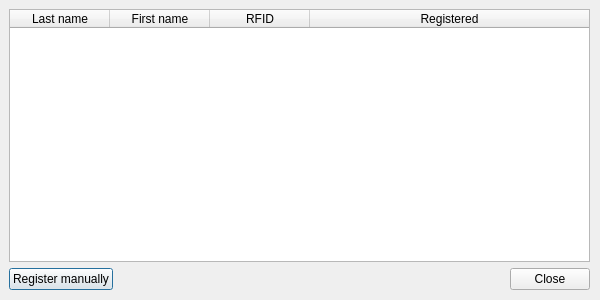
<?xml version="1.0" encoding="UTF-8"?>
<ui version="4.0">
 <class>Dialog</class>
 <widget class="QDialog" name="Dialog">
  <property name="geometry">
   <rect>
    <x>0</x>
    <y>0</y>
    <width>600</width>
    <height>300</height>
   </rect>
  </property>
  <property name="windowTitle">
   <string>Dialog</string>
  </property>
  <widget class="QWidget" name="verticalLayoutWidget">
   <property name="geometry">
    <rect>
     <x>9</x>
     <y>9</y>
     <width>581</width>
     <height>281</height>
    </rect>
   </property>
   <layout class="QVBoxLayout" name="verticalLayout">
    <item>
     <widget class="QTableWidget" name="tableVisitors">
      <property name="sizePolicy">
       <sizepolicy hsizetype="Expanding" vsizetype="Expanding">
        <horstretch>0</horstretch>
        <verstretch>0</verstretch>
       </sizepolicy>
      </property>
      <attribute name="horizontalHeaderMinimumSectionSize">
       <number>60</number>
      </attribute>
      <attribute name="horizontalHeaderStretchLastSection">
       <bool>true</bool>
      </attribute>
      <attribute name="horizontalHeaderStretchLastSection">
       <bool>true</bool>
      </attribute>
      <attribute name="horizontalHeaderMinimumSectionSize">
       <number>60</number>
      </attribute>
      <column>
       <property name="text">
        <string>Last name</string>
       </property>
      </column>
      <column>
       <property name="text">
        <string>First name</string>
       </property>
      </column>
      <column>
       <property name="text">
        <string>RFID</string>
       </property>
      </column>
      <column>
       <property name="text">
        <string>Registered</string>
       </property>
      </column>
     </widget>
    </item>
    <item>
     <layout class="QHBoxLayout" name="horizontalLayout">
      <item>
       <widget class="QPushButton" name="buttonManual">
        <property name="text">
         <string>Register manually</string>
        </property>
       </widget>
      </item>
      <item>
       <spacer name="horizontalSpacer">
        <property name="orientation">
         <enum>Qt::Horizontal</enum>
        </property>
        <property name="sizeHint" stdset="0">
         <size>
          <width>40</width>
          <height>20</height>
         </size>
        </property>
       </spacer>
      </item>
      <item>
       <widget class="QPushButton" name="buttonClose">
        <property name="text">
         <string>Close</string>
        </property>
       </widget>
      </item>
     </layout>
    </item>
   </layout>
  </widget>
 </widget>
 <resources/>
 <connections/>
</ui>
